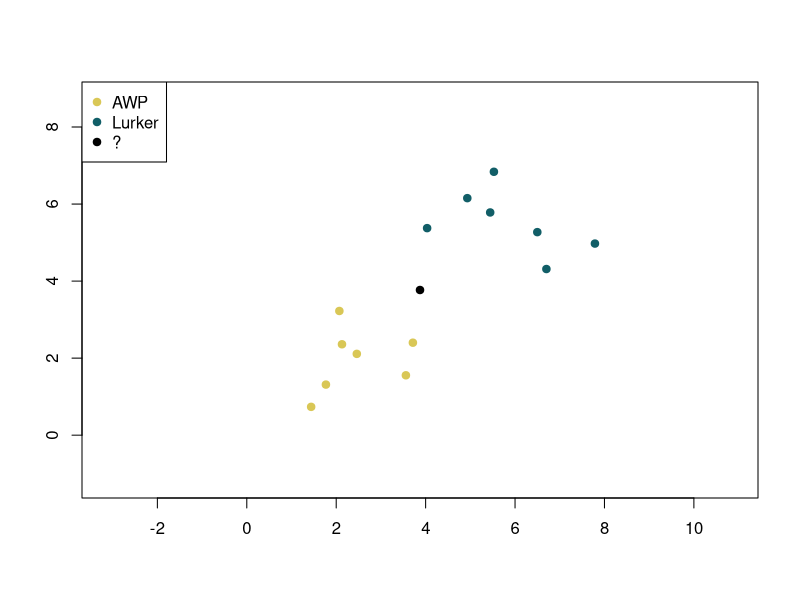

R code for this plot:
# Create data for green points (point cloud)
set.seed(123)  # Set seed for reproducibility
green_x <- rnorm(7, mean = 2, sd = 1)  # Decreased standard deviation
green_y <- rnorm(7, mean = 2, sd = 1)

# Create data for red points (point cloud)
red_x <- rnorm(7, mean = 6, sd = 1)  # Decreased standard deviation
red_y <- rnorm(7, mean = 6, sd = 1)

# Calculate the midpoint between red and green points
mid_x <- (max(green_x) + min(red_x)) / 2
mid_y <- (max(green_y) + min(red_y)) / 2

# Manually adjust plot window
x_margin <- 7
y_margin <- 5

# Plot green points with specified user coordinates
plot(1, type = "n", xlab = "", ylab = "", xlim = c(mid_x - x_margin, mid_x + x_margin), ylim = c(mid_y - y_margin, mid_y + y_margin))
points(green_x, green_y, col = "#D9C756", pch = 19)
points(red_x, red_y, col = "#115E67", pch = 19)
points(mid_x, mid_y, col = "black", pch = 19)

# Add legend outside the plot
legend("topleft", legend = c("AWP", "Lurker", "?"), col = c("#D9C756", "#115E67", "black"), pch = 19)